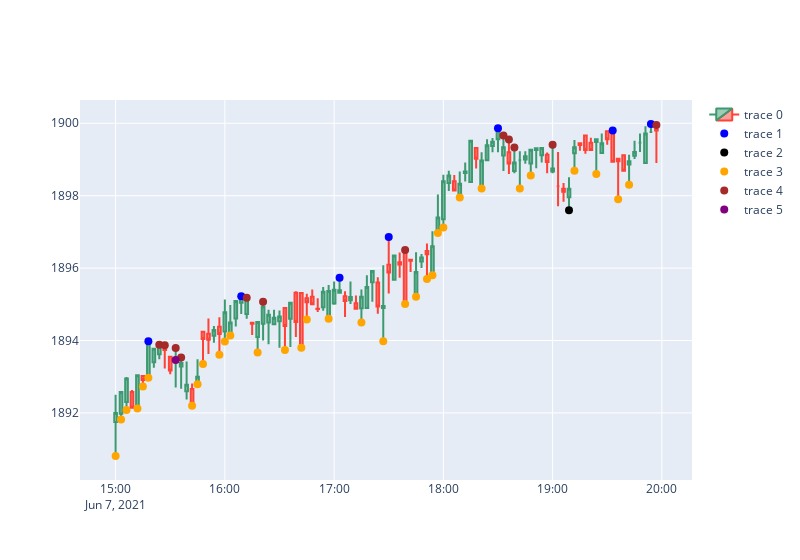

Notebook code for this chart:
### Code cell
von = 300
bis = 400

auxusd = format_data("AUXUSD")

left_cand = 20
right_cand = 3

fig = go.Figure(data=[go.Candlestick(x=auxusd[von:bis].index,
                open=auxusd['Open'][von:bis],
                high=auxusd['High'][von:bis],
                low=auxusd['Low'][von:bis],
                close=auxusd['Close'][von:bis])])
fig.add_scatter(x=auxusd[von:bis].index, y=find_extrema(auxusd, left_cand, right_cand)["higher_high"][von:bis], mode="markers", marker=dict(color="blue", size=8))
fig.add_scatter(x=auxusd[von:bis].index, y=find_extrema(auxusd, left_cand, right_cand)["lower_low"][von:bis], mode="markers", marker=dict(color="black", size=8))
fig.add_scatter(x=auxusd[von:bis].index, y=find_extrema(auxusd, left_cand, right_cand)["higher_low"][von:bis], mode="markers", marker=dict(color="orange", size=8))
fig.add_scatter(x=auxusd[von:bis].index, y=find_extrema(auxusd, left_cand, right_cand)["lower_high"][von:bis], mode="markers", marker=dict(color="brown", size=8))
fig.add_scatter(x=auxusd[von:bis].index, y=np.where(choch(auxusd, 20, 3) == 0, np.nan, choch(auxusd, 20, 3))[von:bis], mode="markers", marker=dict(color="purple", size=8))
fig.update_layout(xaxis_rangeslider_visible=False, width=800)
fig.show()
